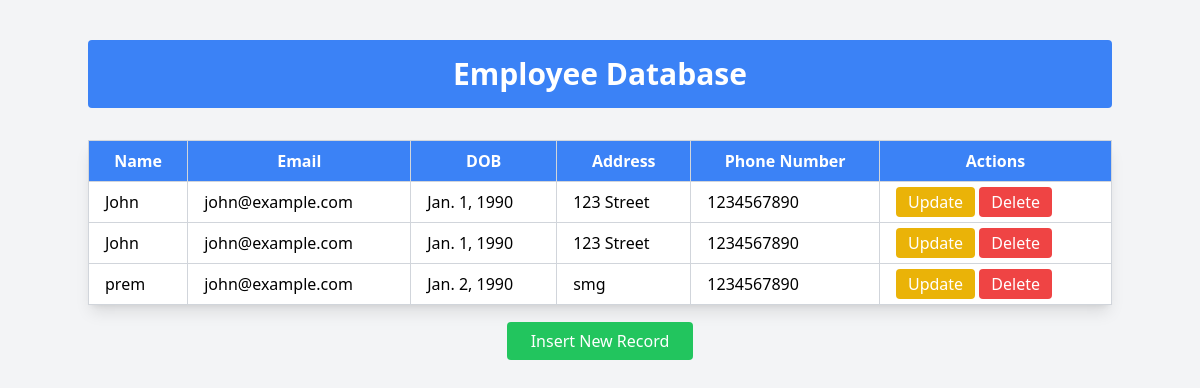
Before: / with the older database file.
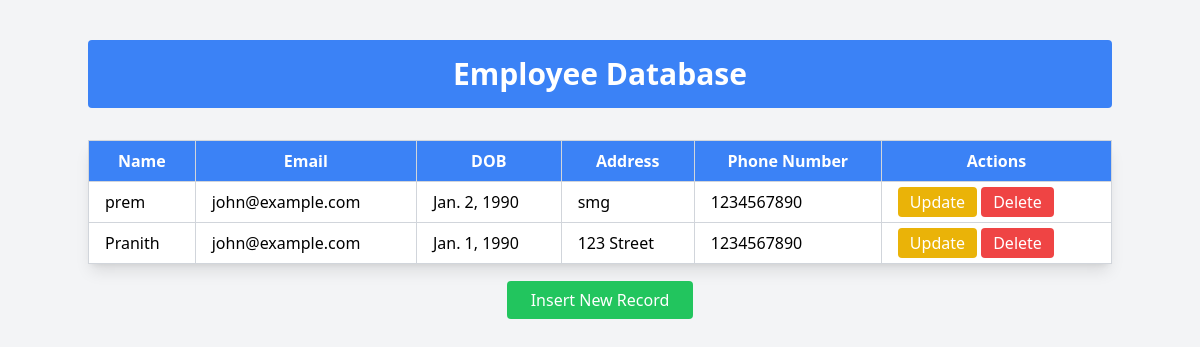
After: the same page with the newer database file.
### myapp/models.py (models this page shows, shortened)
class Employee(models.Model):
    name=models.CharField(max_length=30)
    email=models.EmailField()
    dob=models.DateField()
    phno=models.IntegerField()
    addr=models.CharField(max_length=30)

### myapp/views.py (the view)
# urls.py: path('',display),
def display(request):
    s=Employee.objects.all()
    d={'emp':s}
    return render(request,"index.html",d)

### myapp/templates/index.html (shortened to what this page needs)
{% load static %}
<!DOCTYPE html>
<html lang="en">
<head>
    <script src="https://cdn.tailwindcss.com"></script>
</head>
<body class="bg-gray-100">
    {% if delete %}
    <div class="flex items-center justify-center min-h-screen">
        <div class="bg-white shadow-lg rounded-lg p-8">
            <h1 class="text-2xl font-bold text-red-600 mb-4">Do you want to delete {{ student.name }}?</h1>
            <form method="post" class="flex space-x-4">
                {% csrf_token %}
                <button type="submit" class="bg-red-500 text-white px-4 py-2 rounded hover:bg-red-600">Delete</button>
                <a href="/" class="bg-gray-300 text-gray-700 px-4 py-2 rounded hover:bg-gray-400">Cancel</a>
            </form>
        </div>
    </div>
    {% else %}
    <div class="container mx-auto py-10">
        <h1 class="text-3xl font-bold text-center text-white bg-blue-500 py-4 rounded">Employee Database</h1>
        <div class="mt-8">
            <table class="table-auto w-full border-collapse border border-gray-300 shadow-lg">
                <thead>
                    <tr class="bg-blue-500 text-white">
                        <th class="border border-gray-300 px-4 py-2">Name</th>
                        <th class="border border-gray-300 px-4 py-2">Email</th>
                        <th class="border border-gray-300 px-4 py-2">DOB</th>
                        <th class="border border-gray-300 px-4 py-2">Address</th>
                        <th class="border border-gray-300 px-4 py-2">Phone Number</th>
                        <th class="border border-gray-300 px-4 py-2">Actions</th>
                    </tr>
                </thead>
                <tbody>
                    {% for i in emp %}
                    <tr class="bg-white hover:bg-gray-100">
                        <td class="border border-gray-300 px-4 py-2">{{ i.name }}</td>
                        <td class="border border-gray-300 px-4 py-2">{{ i.email }}</td>
                        <td class="border border-gray-300 px-4 py-2">{{ i.dob }}</td>
                        <td class="border border-gray-300 px-4 py-2">{{ i.addr }}</td>
                        <td class="border border-gray-300 px-4 py-2">{{ i.phno }}</td>
                        <td class="border border-gray-300 px-4 py-2">
                            <a href="/update/{{ i.id }}" class="bg-yellow-500 text-white px-3 py-1 rounded hover:bg-yellow-600">Update</a>
                            <a href="/delete/{{ i.id }}" class="bg-red-500 text-white px-3 py-1 rounded hover:bg-red-600">Delete</a>
                        </td>
                    </tr>
                    {% endfor %}
                </tbody>
            </table>
        </div>
        <div class="mt-6 text-center">
            <a href="/insert/" class="bg-green-500 text-white px-6 py-2 rounded hover:bg-green-600">Insert New Record</a>
        </div>
    </div>
    {% endif %}
</body>
</html>

Changed rows visible on the page:
removed Employee: name "John", email "john@example.com", dob "Jan. 1, 1990", addr "123 Street", phno "1234567890"
removed Employee: name "John", email "john@example.com", dob "Jan. 1, 1990", addr "123 Street", phno "1234567890"
added Employee: name "Pranith", email "john@example.com", dob "Jan. 1, 1990", addr "123 Street", phno "1234567890"
